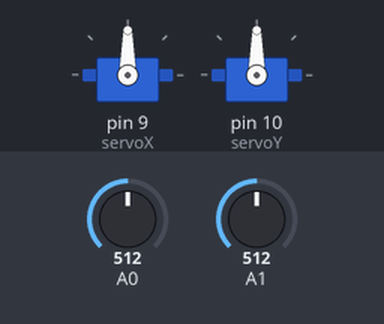
Bench run of a sketch on a simulated Arduino Uno, built with avr-gcc and run on an emulated ATmega328P. On the bench: 2 × servo. The test bench sets the inputs (shaded band); at power-on: A0 = 512, A1 = 512.

Above: at 1.2 s.
1.3 s: A0 set to 716
At 2.5 s:
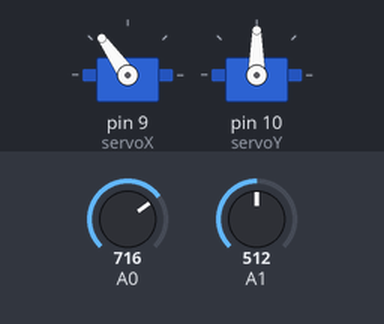
2.8 s: A1 set to 716
At 3.5 s:
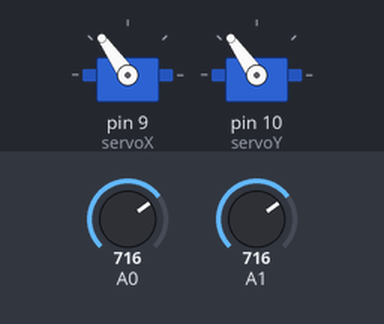
4.3 s: A0 set to 900
At 5.2 s:
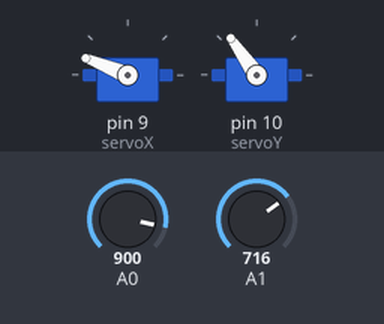
5.8 s: A1 set to 900
At 6.1 s:
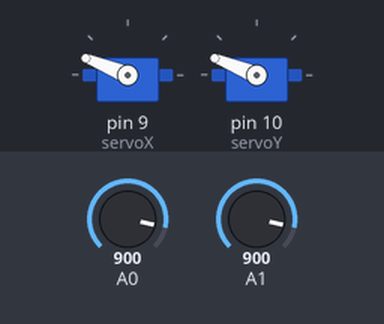
7.3 s: A0 set to 1023
At 8.3 s:
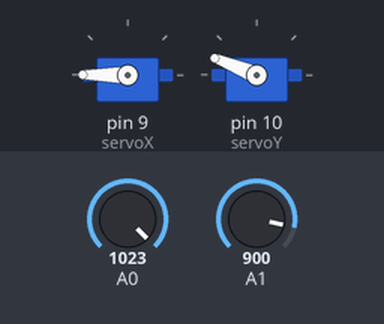
8.8 s: A1 set to 1023
At 9.2 s:
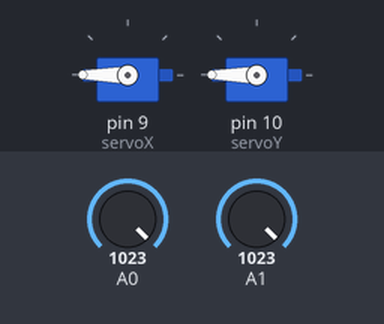
Timing chart, 0 to 11.3 s (numbered marks = the images above; inputs shaded):
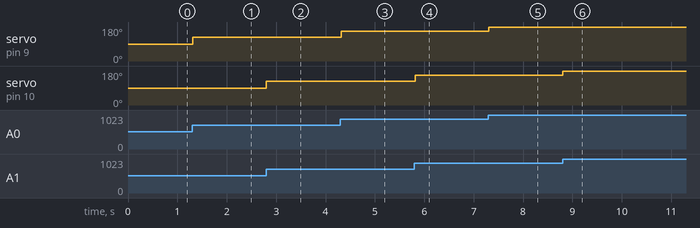

Measured:
- after the input at 1.3 s, servo on pin 9 (servoX): 90° → 125° at once
- after the input at 2.8 s, servo on pin 10 (servoY): 90° → 125° at once
- after the input at 4.3 s, servo on pin 9 (servoX): 125° → 158° at once
- after the input at 5.8 s, servo on pin 10 (servoY): 125° → 158° at once
- after the input at 7.3 s, servo on pin 9 (servoX): 158° → 180° at once
- after the input at 8.8 s, servo on pin 10 (servoY): 158° → 180° at once

The sketch:

JoyStick_servos.ino
```cpp
#include <Servo.h>
Servo servoX, servoY;  // X/Y axis servos

void setup() {
  servoX.attach(9);   // X-axis servo on D9
  servoY.attach(10);  // Y-axis servo on D10
}

void loop() {
  int xValue = analogRead(A0);  // Read X-axis (0-1023)
  int yValue = analogRead(A1);  // Read Y-axis (0-1023)

  // Map analog input to servo angles (0-180°)
  int servoXAngle = map(xValue, 0, 1023, 0, 180);
  int servoYAngle = map(yValue, 0, 1023, 0, 180);

  servoX.write(servoXAngle);
  servoY.write(servoYAngle);

  delay(20);
}  
```
